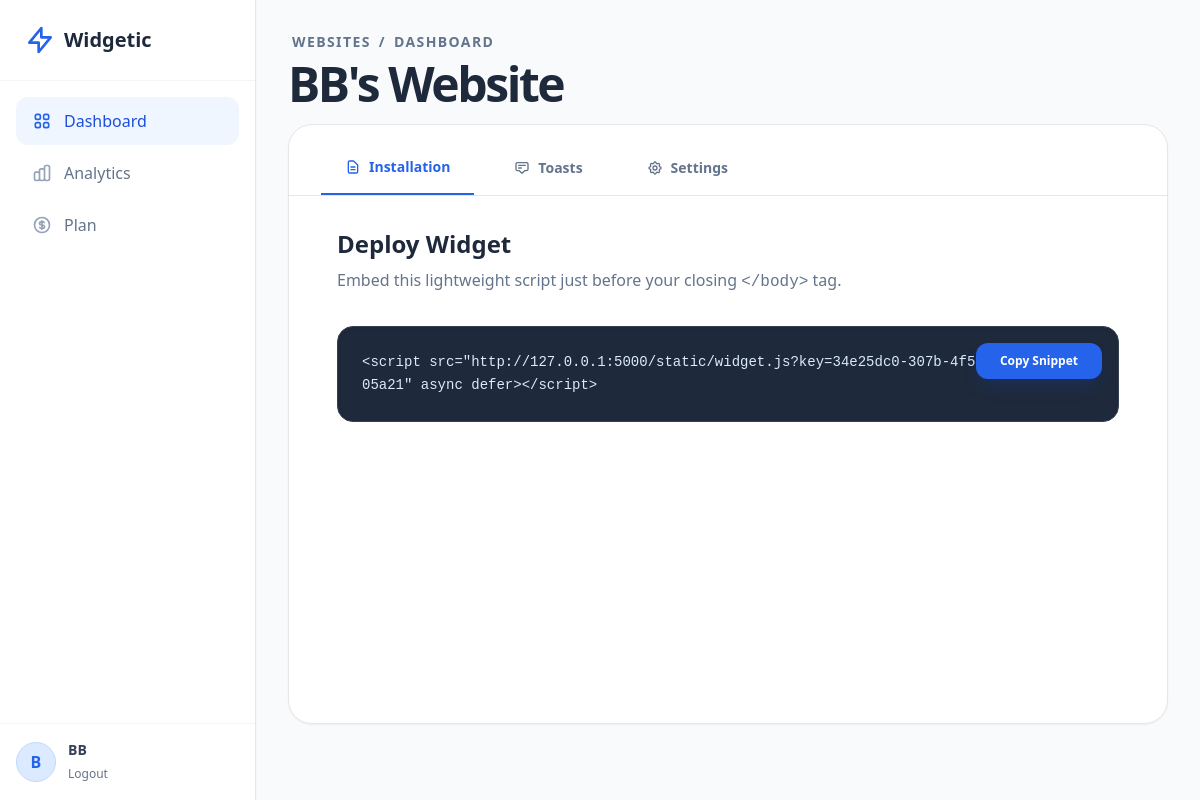
The app's page /website/f5e50cc9-fe0e-44d8-b92a-81133b4ff9e6 (signed in) with its own data.
### models.py (models this page shows)
class User(UserMixin, db.Model):
    id = db.Column(db.String(36), primary_key=True, default=lambda: str(uuid.uuid4()))
    email = db.Column(db.String(120), unique=True, nullable=False, index=True)
    password_hash = db.Column(db.String(128))
    name = db.Column(db.String(100))
    global_role = db.Column(db.Enum(GlobalRole), default=GlobalRole.USER)
    status = db.Column(db.Enum(UserStatus), default=UserStatus.ACTIVE)
    created_widgets = db.relationship('Widget', backref='creator', lazy=True, foreign_keys='Widget.created_by_id')
    created_at = db.Column(db.DateTime, default=datetime.utcnow)
    websites = db.relationship('WebsiteMember', backref='user', lazy=True)
    created_at = db.Column(db.DateTime, default=datetime.utcnow)
    updated_at = db.Column(db.DateTime, default=datetime.utcnow, onupdate=datetime.utcnow)

class Website(db.Model):
    id = db.Column(db.String(36), primary_key=True, default=lambda: str(uuid.uuid4()))
    public_key = db.Column(db.String(36), unique=True, default=lambda: str(uuid.uuid4()), index=True)
    name = db.Column(db.String(100), nullable=False)
    domain = db.Column(db.String(255)) # e.g., https://example.com
    created_at = db.Column(db.DateTime, default=datetime.utcnow)
    settings = db.Column(db.JSON, default={})
    max_widgets = db.Column(db.Integer, default=3)
    members = db.relationship('WebsiteMember', backref='website', lazy=True)
    widgets = db.relationship('Widget', backref='website', lazy=True)

### app.py (the view)
@app.route('/website/<website_id>')
@login_required
def website_detail(website_id):
    website = Website.query.get_or_404(website_id)
    member = WebsiteMember.query.filter_by(user_id=current_user.id, website_id=website.id).first()
    if not member and current_user.global_role != GlobalRole.SUPERADMIN:
        flash("Unauthorized")
        return redirect(url_for('dashboard'))
    search_query = request.args.get('search', '')
    filter_type = request.args.get('type', '')
    filter_status = request.args.get('status', '')
    query = Widget.query.filter_by(website_id=website.id)
    if search_query:
        query = query.filter(Widget.name.contains(search_query))
    if filter_type:
        query = query.filter(Widget.type == WidgetType(filter_type))
    if filter_status:
        query = query.filter(Widget.status == WidgetStatus(filter_status))
    widgets = query.order_by(Widget.created_at.desc()).all()
    total_views = sum(w.views for w in website.widgets)
    total_clicks = sum(w.clicks for w in website.widgets)
    ctr = (total_clicks / total_views * 100) if total_views > 0 else 0
    return render_template('dashboard/index.html',
                           website=website,
                           widgets=widgets,
                           total_views=total_views,
                           total_clicks=total_clicks,
                           ctr=ctr,
                           WidgetType=WidgetType,
                           WidgetStatus=WidgetStatus,
                           search_query=search_query,
                           filter_type=filter_type,
                           filter_status=filter_status)

### app.py (called while the page is built)
@login_manager.user_loader
def load_user(user_id):
    return User.query.get(user_id)

### templates/dashboard/index.html (shortened to what this page needs)
{% extends "base.html" %}
{% block content %}
<div class="max-w-6xl mx-auto">
    <div class="mb-4">
        <div class="flex items-center gap-2 text-sm text-slate-500 mb-2 font-bold uppercase tracking-widest px-1">
            <a href="{{ url_for('dashboard') }}" class="hover:text-blue-600 transition-colors">Websites</a>
            <span>/</span>
            <span>Dashboard</span>
        </div>
        <h1 class="text-5xl font-black text-slate-800 tracking-tighter">{{ website.name }}</h1>
    </div>
    <div class="bg-white rounded-3xl border border-gray-200 shadow-sm overflow-hidden min-h-[600px] flex flex-col">
        <div class="border-b border-gray-200 flex px-8 pt-4 gap-4">
            <button onclick="switchTab('installation')" id="tab-installation" class="tab-btn px-6 py-4 text-sm font-bold text-blue-600 border-b-2 border-blue-600 focus:outline-none transition-all hover:text-blue-700">
                <span class="flex items-center gap-2">
                    <svg class="w-4 h-4" fill="none" stroke="currentColor" viewBox="0 0 24 24"><path stroke-linecap="round" stroke-linejoin="round" stroke-width="2" d="M9 12h6m-6 4h6m2 5H7a2 2 0 01-2-2V5a2 2 0 012-2h5.586a1 1 0 01.707.293l5.414 5.414a1 1 0 01.293.707V19a2 2 0 01-2 2z"></path></svg>
                    Installation
                </span>
            </button>
            <button onclick="switchTab('toasts')" id="tab-toasts" class="tab-btn px-6 py-4 text-sm font-bold text-slate-500 hover:text-slate-800 focus:outline-none transition-all">
                 <span class="flex items-center gap-2">
                    <svg class="w-4 h-4" fill="none" stroke="currentColor" viewBox="0 0 24 24"><path stroke-linecap="round" stroke-linejoin="round" stroke-width="2" d="M7 8h10M7 12h4m1 8l-4-4H5a2 2 0 01-2-2V6a2 2 0 012-2h14a2 2 0 012 2v8a2 2 0 01-2 2h-3l-4 4z"></path></svg>
                    Toasts
                </span>
            </button>
             <button onclick="switchTab('settings')" id="tab-settings" class="tab-btn px-6 py-4 text-sm font-bold text-slate-500 hover:text-slate-800 focus:outline-none transition-all">
                <span class="flex items-center gap-2">
                    Settings
                </span>
            </button>
        </div>
        <div class="p-8 flex-1">
            <div id="content-installation" class="tab-content px-4">
                <h2 class="text-2xl font-bold text-slate-800 mb-2">Deploy Widget</h2>
                <p class="text-slate-500 mb-8 max-w-2xl font-medium">Embed this lightweight script just before your closing <code>&lt;/body&gt;</code> tag.</p>
                <div class="bg-slate-800 rounded-2xl p-6 border border-gray-700 group relative max-w-4xl shadow-inner">
                <pre class="text-blue-100 font-mono text-sm break-all whitespace-pre-wrap leading-relaxed">&lt;script src="http://127.0.0.1:5000/static/widget.js?key={{ website.public_key }}" async defer&gt;&lt;/script&gt;</pre>
                <button onclick="copyToClipboard('{{ website.public_key }}')" class="absolute top-4 right-4 bg-blue-600 hover:bg-blue-500 text-white text-xs px-6 py-2.5 rounded-xl transition-all font-bold shadow-lg shadow-blue-900/30">
                    Copy Snippet
                </button>
                </div>
            </div>
        </div>
    </div>
</div>
{% endblock %}

### templates/base.html (shortened to what this page needs)
<!DOCTYPE html>
<html lang="en">
<head>
    <script src="https://cdn.tailwindcss.com?plugins=forms,typography"></script>
</head>
<body class="bg-slate-50 text-slate-600 h-screen flex overflow-hidden">
    {% if current_user.is_authenticated %}
    <aside class="w-64 bg-white border-r border-gray-200 flex flex-col z-20 shadow-sm">
        <div class="p-6 border-b border-gray-100">
            <a href="{{ url_for('dashboard') }}" class="flex items-center gap-2 text-xl font-bold text-slate-800">
                <svg class="w-8 h-8 text-blue-600" width="32" height="32" fill="none" stroke="currentColor" viewBox="0 0 24 24">
                    <path stroke-linecap="round" stroke-linejoin="round" stroke-width="2" d="M13 10V3L4 14h7v7l9-11h-7z"></path>
                </svg>
                Widgetic
            </a>
        </div>
        <nav class="flex-grow p-4 space-y-1">
            <a href="{{ url_for('dashboard') }}" class="flex items-center gap-3 px-4 py-3 text-blue-700 bg-blue-50 rounded-xl hover:bg-blue-100 transition-all duration-200 group font-medium">
                <span>Dashboard</span>
            </a>
            {% if website and website.id %}
            <a href="{{ url_for('website_analytics', website_id=website.id) }}" class="flex items-center gap-3 px-4 py-3 text-slate-500 hover:text-blue-700 hover:bg-blue-50 rounded-xl transition-all duration-200 group font-medium">
                <span>Analytics</span>
            </a>
            <a href="{{ url_for('website_pricing', website_id=website.id) }}" class="flex items-center gap-3 px-4 py-3 text-slate-500 hover:text-blue-700 hover:bg-blue-50 rounded-xl transition-all duration-200 group font-medium">
                <span>Plan</span>
            </a>
            {% endif %}
        </nav>
        <div class="p-4 border-t border-gray-100">
            <div class="flex items-center gap-3">
                <div class="w-10 h-10 rounded-full bg-blue-100 flex items-center justify-center text-blue-600 font-bold border border-blue-200">
                    {{ current_user.name[0].upper() }}
                </div>
                <div class="overflow-hidden">
                    <p class="text-sm font-bold text-slate-700 truncate">{{ current_user.name }}</p>
                    <a href="{{ url_for('logout') }}" class="text-xs text-slate-500 hover:text-blue-600 transition-colors">Logout</a>
                </div>
            </div>
        </div>
    </aside>
    {% endif %}
    <main class="flex-1 flex flex-col overflow-hidden relative {% if not current_user.is_authenticated %} w-full {% endif %}">
        <div class="flex-1 overflow-auto bg-slate-50 p-6 md:p-8">
            {% block content %}{% endblock %}
        </div>
    </main>
</body>
</html>

### records on screen
User: name "B", name "BB"
Website: name "BB's Website", public_key "34e25dc0-307b-4f5b-bf7d-2dc300405a21"
